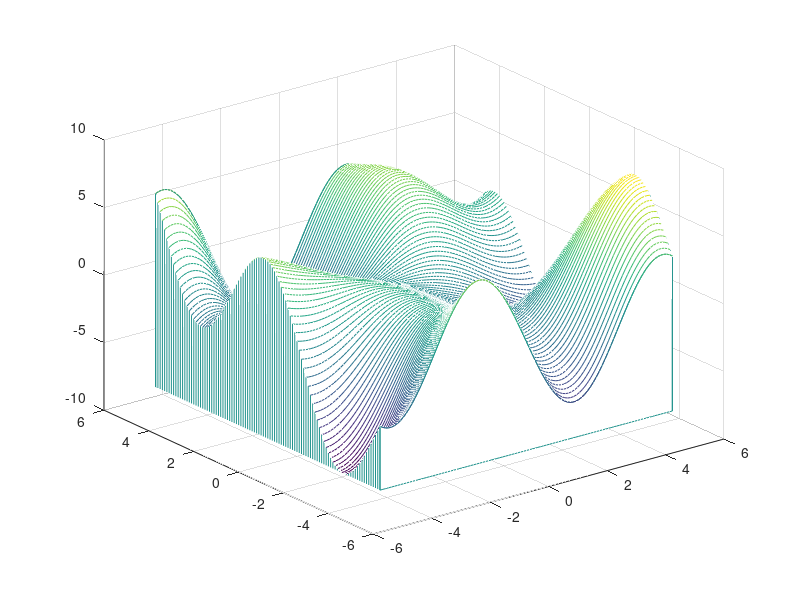

Recreate this plot in MATLAB. (Note: this script raises an error after producing the figure.)
%% spectrogram x rizzo prova

[X,Y] = meshgrid(-5:.1:5);
Z = Y.*sin(X) - X.*cos(Y);
p = waterfall(X,Y,Z)

%% test audio
clc
clear all

[y, Fs] = audioread('audio.wav'); 
t = 0.6; % duration of window in seconds
n = t*Fs; % number of samples in window
w = length(y)/n; % number of windows


for i = 1:w
H{i} = fft(y(n*i:n*i+n));
end
f = (0:n-1)*Fs/n;

figure(1)
semilogx(f(f>=20 & f<=20000),abs(H{1}(f>=20 & f<=20000)))
xlabel('Frequency (Hz)');
ylabel('Amplitude');

figure(2)
semilogx(f(f>=20 & f<=20000), abs(H{i}(f>=20 & f<=20000)));
xlabel('Frequency (Hz)');
ylabel('Amplitude');
set(gca,'XTick',logspace(1,4,4),'XTickLabel',{'10^1','10^2','10^3','10^4'});

[p,f,t] = pspectrum(y(:,1),20000,'spectrogram');
waterfall(f,t,p');
xlabel('Frequency (Hz)')
ylabel('Time (seconds)')
zlabel('Magnitude (V^2)')
title(['Frequency waterfall']);
xlim([0 2e5])
colorbar
wtf = gca;
wtf.XDir = 'reverse';
view([45 45])   


%% prova 2
clc
clear all

fs = 1e3;
t = 0:1/(2*fs):2;
yc = chirp(t,100,1,200,"quadratic");
[y, Fs] = audioread('audio.wav');
yvec = y(:,1);
yt = transpose(yvec);
[sp,fp,tp] = pspectrum(yc,fs,"spectrogram");

waterfall(fp,tp,sp')
set(gca,XDir="reverse",View=[60 60])
ylabel("Time (s)")
xlabel("Frequency (Hz)")

%% Waterfall Graph of an audio file, axis: frequency, amplitude and time
clc
clear all



[y, Fs] = audioread('La Primavera - Allegro.mp3');

y = mean(y,2); % convert stereo to mono
[p,f,t] = pspectrum(y,Fs,'spectrogram');
a = sqrt(p.*f*3);
figure;
%waterfall(f,t,10*log10(p.'));
waterfall(f,t,a.');
set(gca,'XScale','log')
xlabel('Frequency (Hz)');
ylabel('Time (seconds)');
%zlabel('Power Spectral Density (dB)');
zlabel('Amplitude');
view([30 45]);

%% prova 4 (with amplitude)
clc
clear all


[y, Fs] = audioread('audio.wav');
y = mean(y,2); % convert stereo to mono
[S,F,T] = spectrogram(y,hann(N),N-s,N,Fs);
waterfall(F,T,abs(S));




